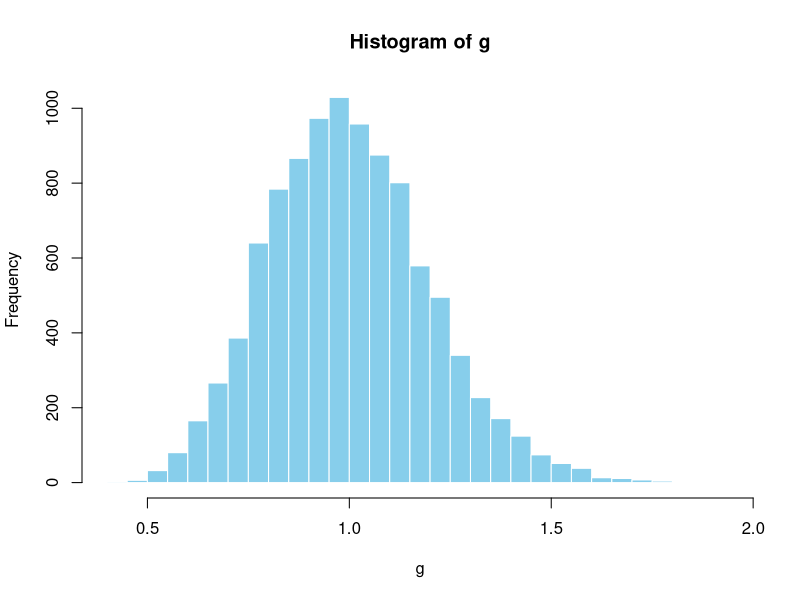

R code for this plot:
sigma_g <- 0.2
g <- rgamma(10000, shape = 1 / sigma_g^2, scale = sigma_g^2)

summary(g)
sd(g)

hist(g,
     breaks = 50,
     col = "skyblue",
     border = "white")
